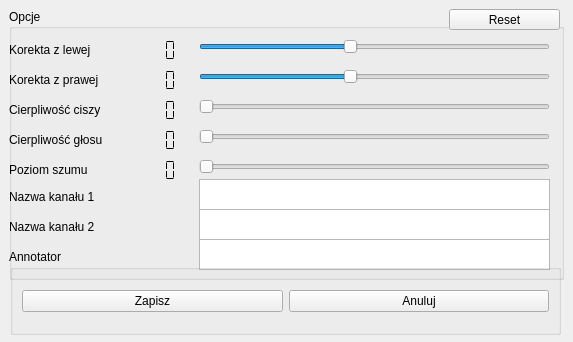
<?xml version="1.0" encoding="UTF-8"?>
<ui version="4.0">
 <class>Annotator</class>
 <widget class="QMainWindow" name="Annotator">
  <property name="geometry">
   <rect>
    <x>0</x>
    <y>0</y>
    <width>573</width>
    <height>342</height>
   </rect>
  </property>
  <property name="windowTitle">
   <string>Segmentator by JakubO</string>
  </property>
  <property name="windowIcon">
   <iconset>
    <normaloff>audio.png</normaloff>audio.png</iconset>
  </property>
  <widget class="QWidget" name="centralwidget">
   <widget class="QGroupBox" name="options_box">
    <property name="geometry">
     <rect>
      <x>9</x>
      <y>9</y>
      <width>555</width>
      <height>271</height>
     </rect>
    </property>
    <property name="title">
     <string>Opcje</string>
    </property>
    <widget class="QWidget" name="labels" native="true">
     <property name="geometry">
      <rect>
       <x>0</x>
       <y>20</y>
       <width>181</width>
       <height>241</height>
      </rect>
     </property>
     <widget class="QLabel" name="label">
      <property name="geometry">
       <rect>
        <x>0</x>
        <y>10</y>
        <width>171</width>
        <height>21</height>
       </rect>
      </property>
      <property name="whatsThis">
       <string extracomment="Test"/>
      </property>
      <property name="text">
       <string>Korekta z lewej</string>
      </property>
     </widget>
     <widget class="QLCDNumber" name="lcdNumber">
      <property name="enabled">
       <bool>true</bool>
      </property>
      <property name="geometry">
       <rect>
        <x>110</x>
        <y>10</y>
        <width>64</width>
        <height>23</height>
       </rect>
      </property>
      <property name="font">
       <font>
        <weight>75</weight>
        <bold>true</bold>
       </font>
      </property>
      <property name="frameShape">
       <enum>QFrame::NoFrame</enum>
      </property>
      <property name="segmentStyle">
       <enum>QLCDNumber::Flat</enum>
      </property>
     </widget>
     <widget class="QLCDNumber" name="lcdNumber_2">
      <property name="enabled">
       <bool>true</bool>
      </property>
      <property name="geometry">
       <rect>
        <x>110</x>
        <y>40</y>
        <width>64</width>
        <height>23</height>
       </rect>
      </property>
      <property name="font">
       <font>
        <weight>75</weight>
        <bold>true</bold>
       </font>
      </property>
      <property name="frameShape">
       <enum>QFrame::NoFrame</enum>
      </property>
      <property name="segmentStyle">
       <enum>QLCDNumber::Flat</enum>
      </property>
     </widget>
     <widget class="QLabel" name="label_2">
      <property name="geometry">
       <rect>
        <x>0</x>
        <y>40</y>
        <width>171</width>
        <height>21</height>
       </rect>
      </property>
      <property name="text">
       <string>Korekta z prawej</string>
      </property>
     </widget>
     <widget class="QLCDNumber" name="lcdNumber_3">
      <property name="enabled">
       <bool>true</bool>
      </property>
      <property name="geometry">
       <rect>
        <x>110</x>
        <y>70</y>
        <width>64</width>
        <height>23</height>
       </rect>
      </property>
      <property name="font">
       <font>
        <weight>75</weight>
        <bold>true</bold>
       </font>
      </property>
      <property name="frameShape">
       <enum>QFrame::NoFrame</enum>
      </property>
      <property name="segmentStyle">
       <enum>QLCDNumber::Flat</enum>
      </property>
     </widget>
     <widget class="QLabel" name="label_3">
      <property name="geometry">
       <rect>
        <x>0</x>
        <y>70</y>
        <width>171</width>
        <height>21</height>
       </rect>
      </property>
      <property name="text">
       <string>Cierpliwość ciszy</string>
      </property>
     </widget>
     <widget class="QLCDNumber" name="lcdNumber_4">
      <property name="enabled">
       <bool>true</bool>
      </property>
      <property name="geometry">
       <rect>
        <x>110</x>
        <y>100</y>
        <width>64</width>
        <height>23</height>
       </rect>
      </property>
      <property name="font">
       <font>
        <weight>75</weight>
        <bold>true</bold>
       </font>
      </property>
      <property name="frameShape">
       <enum>QFrame::NoFrame</enum>
      </property>
      <property name="segmentStyle">
       <enum>QLCDNumber::Flat</enum>
      </property>
     </widget>
     <widget class="QLabel" name="label_4">
      <property name="geometry">
       <rect>
        <x>0</x>
        <y>100</y>
        <width>171</width>
        <height>21</height>
       </rect>
      </property>
      <property name="text">
       <string>Cierpliwość głosu</string>
      </property>
     </widget>
     <widget class="QLCDNumber" name="lcdNumber_5">
      <property name="enabled">
       <bool>true</bool>
      </property>
      <property name="geometry">
       <rect>
        <x>110</x>
        <y>130</y>
        <width>64</width>
        <height>23</height>
       </rect>
      </property>
      <property name="font">
       <font>
        <weight>75</weight>
        <bold>true</bold>
       </font>
      </property>
      <property name="frameShape">
       <enum>QFrame::NoFrame</enum>
      </property>
      <property name="segmentStyle">
       <enum>QLCDNumber::Flat</enum>
      </property>
     </widget>
     <widget class="QLabel" name="label_5">
      <property name="geometry">
       <rect>
        <x>0</x>
        <y>130</y>
        <width>171</width>
        <height>21</height>
       </rect>
      </property>
      <property name="text">
       <string>Poziom szumu</string>
      </property>
     </widget>
     <widget class="QLabel" name="label_6">
      <property name="geometry">
       <rect>
        <x>0</x>
        <y>160</y>
        <width>161</width>
        <height>16</height>
       </rect>
      </property>
      <property name="text">
       <string>Nazwa kanału 1</string>
      </property>
     </widget>
     <widget class="QLabel" name="label_7">
      <property name="geometry">
       <rect>
        <x>0</x>
        <y>190</y>
        <width>161</width>
        <height>16</height>
       </rect>
      </property>
      <property name="text">
       <string>Nazwa kanału 2</string>
      </property>
     </widget>
     <widget class="QLabel" name="label_8">
      <property name="geometry">
       <rect>
        <x>0</x>
        <y>220</y>
        <width>171</width>
        <height>16</height>
       </rect>
      </property>
      <property name="text">
       <string>Annotator</string>
      </property>
     </widget>
    </widget>
    <widget class="QWidget" name="inputs" native="true">
     <property name="geometry">
      <rect>
       <x>180</x>
       <y>20</y>
       <width>371</width>
       <height>251</height>
      </rect>
     </property>
     <widget class="QSlider" name="left_correction">
      <property name="geometry">
       <rect>
        <x>10</x>
        <y>10</y>
        <width>351</width>
        <height>16</height>
       </rect>
      </property>
      <property name="minimum">
       <number>-150</number>
      </property>
      <property name="maximum">
       <number>200</number>
      </property>
      <property name="singleStep">
       <number>10</number>
      </property>
      <property name="pageStep">
       <number>5</number>
      </property>
      <property name="orientation">
       <enum>Qt::Horizontal</enum>
      </property>
     </widget>
     <widget class="QSlider" name="right_correction">
      <property name="geometry">
       <rect>
        <x>10</x>
        <y>40</y>
        <width>351</width>
        <height>16</height>
       </rect>
      </property>
      <property name="minimum">
       <number>-150</number>
      </property>
      <property name="maximum">
       <number>200</number>
      </property>
      <property name="singleStep">
       <number>10</number>
      </property>
      <property name="pageStep">
       <number>5</number>
      </property>
      <property name="orientation">
       <enum>Qt::Horizontal</enum>
      </property>
     </widget>
     <widget class="QSlider" name="max_silent_patience">
      <property name="geometry">
       <rect>
        <x>10</x>
        <y>70</y>
        <width>351</width>
        <height>16</height>
       </rect>
      </property>
      <property name="minimum">
       <number>2</number>
      </property>
      <property name="maximum">
       <number>300</number>
      </property>
      <property name="singleStep">
       <number>5</number>
      </property>
      <property name="pageStep">
       <number>5</number>
      </property>
      <property name="orientation">
       <enum>Qt::Horizontal</enum>
      </property>
     </widget>
     <widget class="QSlider" name="max_loud_patience">
      <property name="geometry">
       <rect>
        <x>10</x>
        <y>100</y>
        <width>351</width>
        <height>16</height>
       </rect>
      </property>
      <property name="minimum">
       <number>2</number>
      </property>
      <property name="maximum">
       <number>300</number>
      </property>
      <property name="singleStep">
       <number>5</number>
      </property>
      <property name="pageStep">
       <number>5</number>
      </property>
      <property name="orientation">
       <enum>Qt::Horizontal</enum>
      </property>
     </widget>
     <widget class="QSlider" name="loud_point">
      <property name="geometry">
       <rect>
        <x>10</x>
        <y>130</y>
        <width>351</width>
        <height>16</height>
       </rect>
      </property>
      <property name="minimum">
       <number>1</number>
      </property>
      <property name="maximum">
       <number>1600</number>
      </property>
      <property name="singleStep">
       <number>10</number>
      </property>
      <property name="pageStep">
       <number>5</number>
      </property>
      <property name="orientation">
       <enum>Qt::Horizontal</enum>
      </property>
     </widget>
     <widget class="QPlainTextEdit" name="tierA">
      <property name="geometry">
       <rect>
        <x>10</x>
        <y>150</y>
        <width>351</width>
        <height>31</height>
       </rect>
      </property>
     </widget>
     <widget class="QPlainTextEdit" name="tierB">
      <property name="geometry">
       <rect>
        <x>10</x>
        <y>180</y>
        <width>351</width>
        <height>31</height>
       </rect>
      </property>
     </widget>
     <widget class="QPlainTextEdit" name="annotator">
      <property name="geometry">
       <rect>
        <x>10</x>
        <y>210</y>
        <width>351</width>
        <height>31</height>
       </rect>
      </property>
     </widget>
    </widget>
    <widget class="QPushButton" name="reset_button">
     <property name="geometry">
      <rect>
       <x>440</x>
       <y>0</y>
       <width>111</width>
       <height>21</height>
      </rect>
     </property>
     <property name="text">
      <string>Reset</string>
     </property>
    </widget>
   </widget>
   <widget class="QGroupBox" name="button_group_box">
    <property name="geometry">
     <rect>
      <x>10</x>
      <y>264</y>
      <width>551</width>
      <height>71</height>
     </rect>
    </property>
    <property name="title">
     <string/>
    </property>
    <layout class="QHBoxLayout" name="horizontalLayout">
     <item>
      <widget class="QPushButton" name="save_button">
       <property name="text">
        <string>Zapisz</string>
       </property>
      </widget>
     </item>
     <item>
      <widget class="QPushButton" name="cancel_button">
       <property name="text">
        <string>Anuluj</string>
       </property>
      </widget>
     </item>
    </layout>
   </widget>
  </widget>
 </widget>
 <resources/>
 <connections>
  <connection>
   <sender>left_correction</sender>
   <signal>valueChanged(int)</signal>
   <receiver>lcdNumber</receiver>
   <slot>display(int)</slot>
   <hints>
    <hint type="sourcelabel">
     <x>374</x>
     <y>46</y>
    </hint>
    <hint type="destinationlabel">
     <x>150</x>
     <y>50</y>
    </hint>
   </hints>
  </connection>
  <connection>
   <sender>right_correction</sender>
   <signal>valueChanged(int)</signal>
   <receiver>lcdNumber_2</receiver>
   <slot>display(int)</slot>
   <hints>
    <hint type="sourcelabel">
     <x>374</x>
     <y>76</y>
    </hint>
    <hint type="destinationlabel">
     <x>150</x>
     <y>80</y>
    </hint>
   </hints>
  </connection>
  <connection>
   <sender>max_silent_patience</sender>
   <signal>valueChanged(int)</signal>
   <receiver>lcdNumber_3</receiver>
   <slot>display(int)</slot>
   <hints>
    <hint type="sourcelabel">
     <x>374</x>
     <y>106</y>
    </hint>
    <hint type="destinationlabel">
     <x>150</x>
     <y>110</y>
    </hint>
   </hints>
  </connection>
  <connection>
   <sender>max_loud_patience</sender>
   <signal>valueChanged(int)</signal>
   <receiver>lcdNumber_4</receiver>
   <slot>display(int)</slot>
   <hints>
    <hint type="sourcelabel">
     <x>374</x>
     <y>136</y>
    </hint>
    <hint type="destinationlabel">
     <x>150</x>
     <y>140</y>
    </hint>
   </hints>
  </connection>
  <connection>
   <sender>loud_point</sender>
   <signal>valueChanged(int)</signal>
   <receiver>lcdNumber_5</receiver>
   <slot>display(int)</slot>
   <hints>
    <hint type="sourcelabel">
     <x>374</x>
     <y>166</y>
    </hint>
    <hint type="destinationlabel">
     <x>150</x>
     <y>170</y>
    </hint>
   </hints>
  </connection>
 </connections>
</ui>
